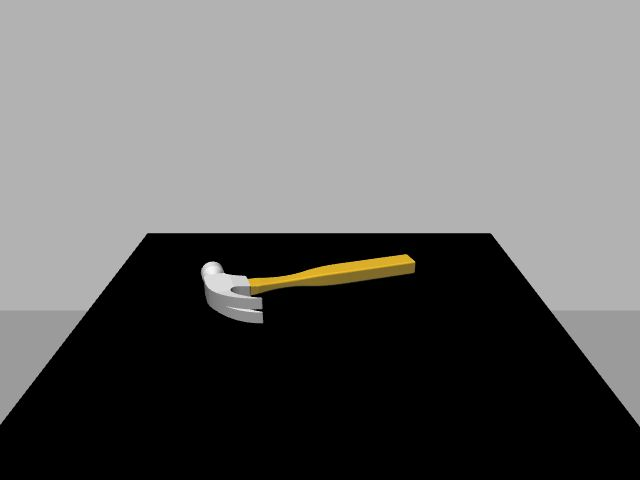
#> input picture utils/data/004.png, 640 x 480 px
$ python camera_demo_office_plate_salt_fakeNMS_socket.py
#> lines starting #> are read from the running program, lines starting #| are printed output that depends on the picture; after the words box and inside, x2 and y2 are one past the last pixel; in counts of white or black regions, pixels touching at a corner belong together
import sys
import time
import math
import cv2
import numpy as np

sys.path.append('./')

def colorDetect(image):

        # create NumPy arrays from the boundaries
        lower = np.array([160, 10, 10], dtype="uint8")
        upper = np.array([255, 160, 160], dtype="uint8")

        # find the colors within the specified boundaries and apply the mask
        mask = cv2.inRange(image*255, lower, upper)
        output = cv2.bitwise_and(image, image, mask=mask)

        coordinates = np.where(mask == 255)

        x_mean = np.mean(coordinates[0])
        y_mean = np.mean(coordinates[1])

        # [6 lines of commented-out code are left out]
        cv2.imshow("images", np.hstack([image, output]))
        cv2.waitKey(1000)

        cv2.imwrite("test.png", image)
        cv2.imwrite("test_seg.png", output)
        return y_mean-10, x_mean-10, y_mean+10, x_mean+10


np_img = cv2.imread('data/004.png')
#> np_img is the input picture: shape (480, 640, 3); mean B, G, R 104.1, 105, 105.3
resized_img = cv2.resize(np_img, (448, 448))
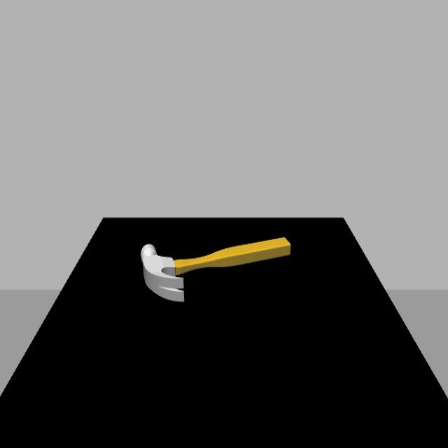
#> resized_img: shape (448, 448, 3); mean B, G, R 104.1, 105, 105.3
#np_img = cv2.cvtColor(resized_img, cv2.COLOR_BGR2RGB)
colorDetect(resized_img)
#> in colorDetect, `mask = cv2.inRange(image*255, lower, upper)`:
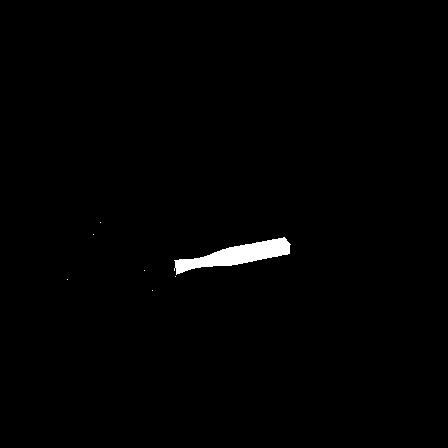
#> mask: shape (448, 448); 0.9% white; 7 white regions (6 under 20 px), largest, box (x1, y1, x2, y2) and area: (174, 237, 291, 275) 1795
#> in colorDetect, `coordinates = np.where(mask == 255)`: coordinates = 1801 positions, rows 222 to 290, columns 67 to 290
#> in colorDetect, `x_mean = np.mean(coordinates[0])`: x_mean = 254.8
#> in colorDetect, `y_mean = np.mean(coordinates[1])`: y_mean = 236.2
#> in colorDetect, `cv2.imshow("images", np.hstack([image, output]))`:
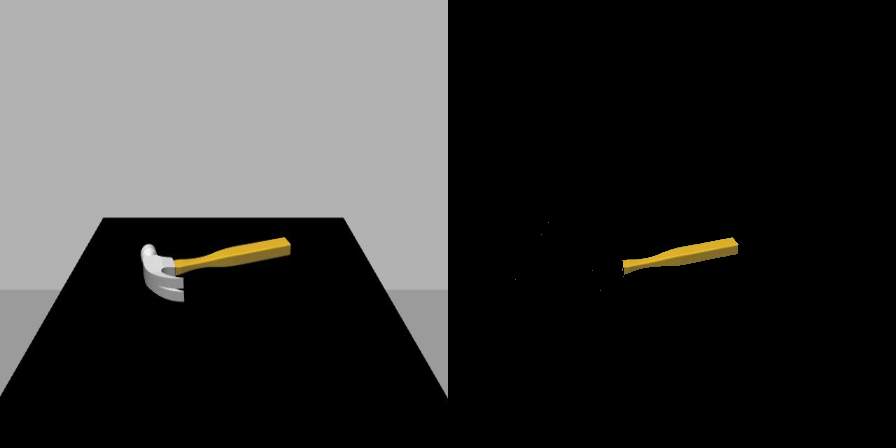
#> window 'images': shape (448, 896, 3); mean B, G, R 52.2, 53.1, 53.4

print('done')

$ run again, with utils/data/hammer2.png copied over utils/data/004.png
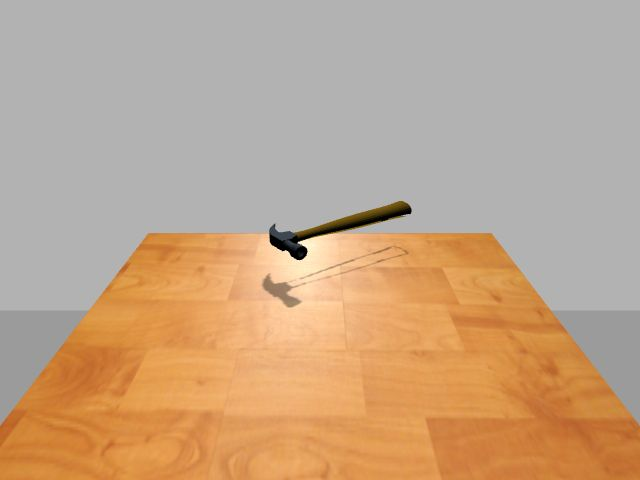
#> input picture utils/data/hammer2.png, 640 x 480 px
#> np_img is the input picture: shape (480, 640, 3); mean B, G, R 137.3, 165.4, 194.7
#> in colorDetect, `mask = cv2.inRange(image*255, lower, upper)`:
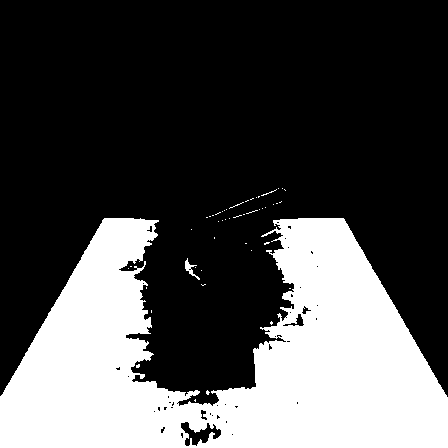
#> mask: shape (448, 448); 30.6% white; 48 white regions (46 under 20 px), largest, box (x1, y1, x2, y2) and area: (0, 218, 448, 448) 61091, (185, 258, 200, 280) 95
#> coordinates = 61360 positions, rows 188 to 447, columns 0 to 447
#> x_mean = 359.3
#> y_mean = 229
#> in colorDetect, `cv2.imshow("images", np.hstack([image, output]))`:
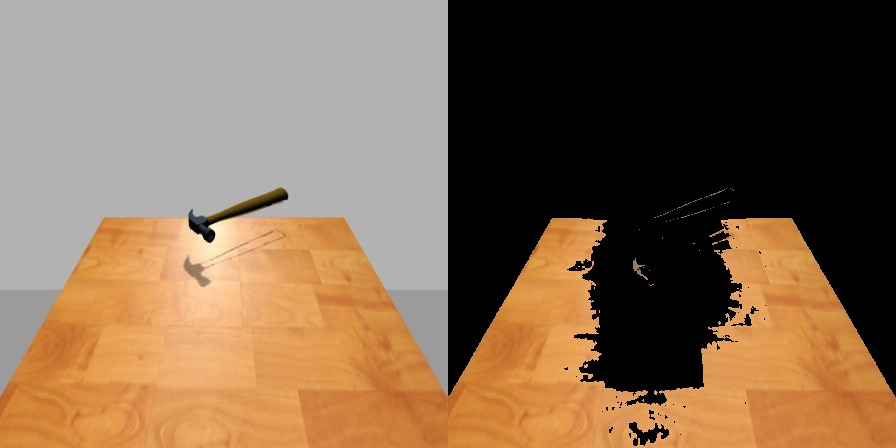
#> window 'images': shape (448, 896, 3); mean B, G, R 79.5, 104.4, 130.3
